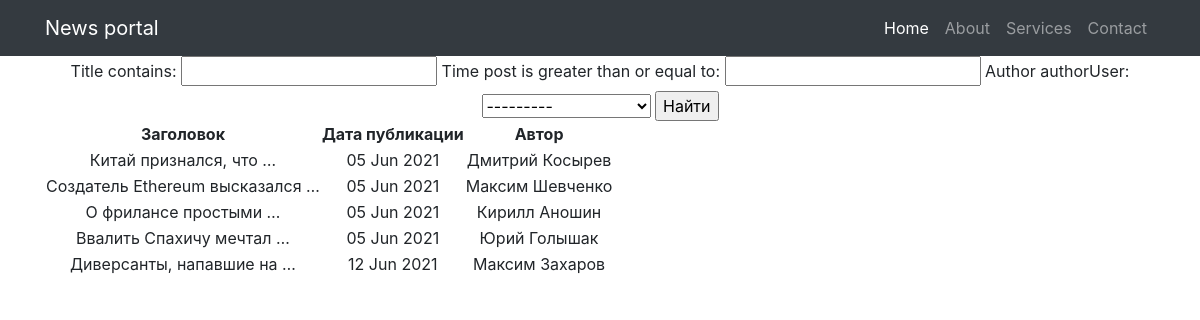
The app's page /search/, older data.
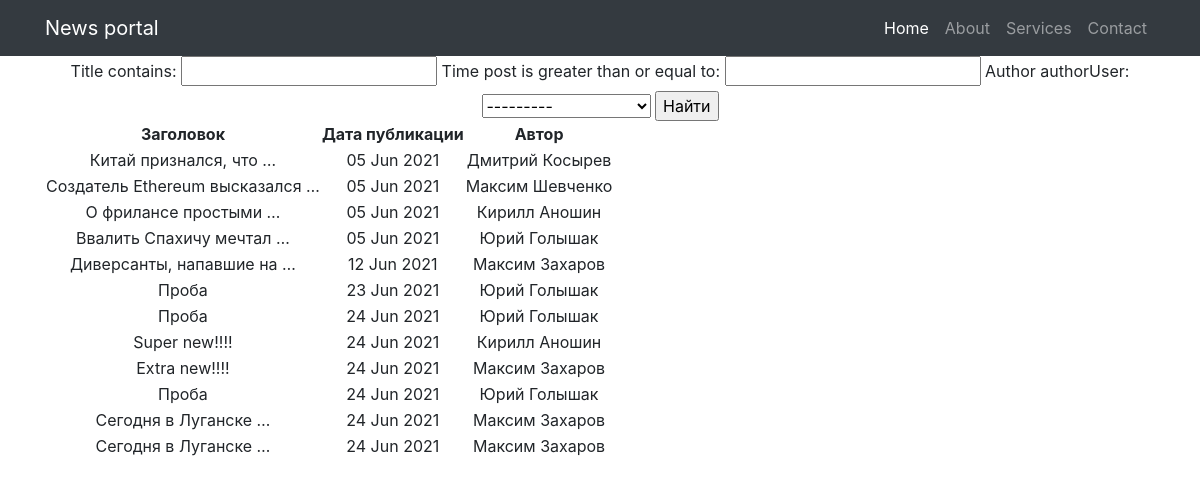
The same page, newer data.
### news/models.py (models this page shows, shortened)
class Post(models.Model):
    author = models.ForeignKey(Author, on_delete=models.CASCADE)
    NEWS = 'NW'
    ARTICLE = 'AR'
    RUBRIC = (
        (NEWS, 'Новость'), (ARTICLE, 'Статья')
    )
    categoryType = models.CharField(max_length=2, choices=RUBRIC, default=ARTICLE)
    time_post = models.DateTimeField(auto_now_add=True)
    postCategory = models.ManyToManyField(Category, through='PostCategory')
    title = models.CharField(max_length=128)
    text = models.TextField()
    rating = models.SmallIntegerField(default=0)
    class Meta:
        verbose_name = 'Публикация'
        verbose_name_plural = 'Публикации'

class Author(models.Model):
    authorUser = models.OneToOneField(User, on_delete=models.CASCADE)
    ratingAuthor = models.SmallIntegerField(default=0)
    def __str__(self):
        return self.authorUser.username
    class Meta:
        verbose_name = 'Автор'
        verbose_name_plural = 'Авторы'

### news/views.py (the view)
# urls.py: path('search/', PostSearch.as_view()),
class PostSearch(ListView):
    model = Post
    template_name = 'search.html'
    context_object_name = 'search'
    def get_context_data(self, **kwargs):
        context = super().get_context_data(**kwargs)
        context['filter'] = PostsFilter(self.request.GET, queryset=self.get_queryset())  # вписываю фильтр в контекст
        return context

### news/templatetags/custom_filters.py (called while the page is built)
@register.filter(name='censor')  # регистрируем наш фильтр под именем Censor
def censor(text):
    for word in censored_words:
        if word in text:
            text = text.replace(word, '-censored-')
        else:
            continue
    return text

### news/templates/news/search.html (shortened to what this page needs)
{% extends 'flatpages/default.html' %}
{% load custom_filters %}
{% block content %}
<form method="GET">
    {{ filter.form }}
    <input type="submit" value="Найти">
</form>
<table>
    <thead>
        <th>
            Заголовок
        </th>
        <th>
            Дата публикации
        </th>
        <th>
            Автор
        </th>
    </thead>
    {% for post in filter.qs %}
    <tr>
        <td>
            {{ post.title|censor|truncatewords:3 }}
        </td>
        <td>
            {{ post.time_post|date:'d M Y' }}
        </td>
        <td>
            {{ post.author }}
        </td>
    </tr>
    {% endfor %}
</table>
{% endblock content %}

### news/templates/news/flatpages/default.html (shortened to what this page needs)
{% load static %}
<!DOCTYPE html>
<html lang="en">
<head>
  <link href="{% static 'vendor/bootstrap/css/bootstrap.min.css' %}" rel="stylesheet">
</head>
<body>
  <nav class="navbar navbar-expand-lg navbar-dark bg-dark static-top">
    <div class="container">
      <a class="navbar-brand" href="/posts">News portal</a>
      <div class="collapse navbar-collapse" id="navbarResponsive">
        <ul class="navbar-nav ml-auto">
          <li class="nav-item active">
            <a class="nav-link" href="/posts">Home
            </a>
          </li>
          <li class="nav-item">
            <a class="nav-link" href="#">About</a>
          </li>
          <li class="nav-item">
            <a class="nav-link" href="#">Services</a>
          </li>
          <li class="nav-item">
            <a class="nav-link" href="#">Contact</a>
          </li>
        </ul>
      </div>
    </div>
  </nav>
  <div class="container">
    <div class="row">
      <div class="col-lg-12 text-center">
       {% block content %}{% endblock content %}
      </div>
    </div>
  </div>
</body>
</html>

Row changes from the older to the newer data that the page shows:
added Post: title|censor "Проба", time_post "23 Jun 2021", author "Юрий Голышак"
added Post: title|censor "Проба", time_post "24 Jun 2021", author "Юрий Голышак"
added Post: title|censor "Super new!!!!", time_post "24 Jun 2021", author "Кирилл Аношин"
added Post: title|censor "Extra new!!!!", time_post "24 Jun 2021", author "Максим Захаров"
added Post: title|censor "Проба", time_post "24 Jun 2021", author "Юрий Голышак"
added Post: title|censor "Сегодня в Луганске …", time_post "24 Jun 2021", author "Максим Захаров"
added Post: title|censor "Сегодня в Луганске …", time_post "24 Jun 2021", author "Максим Захаров"
